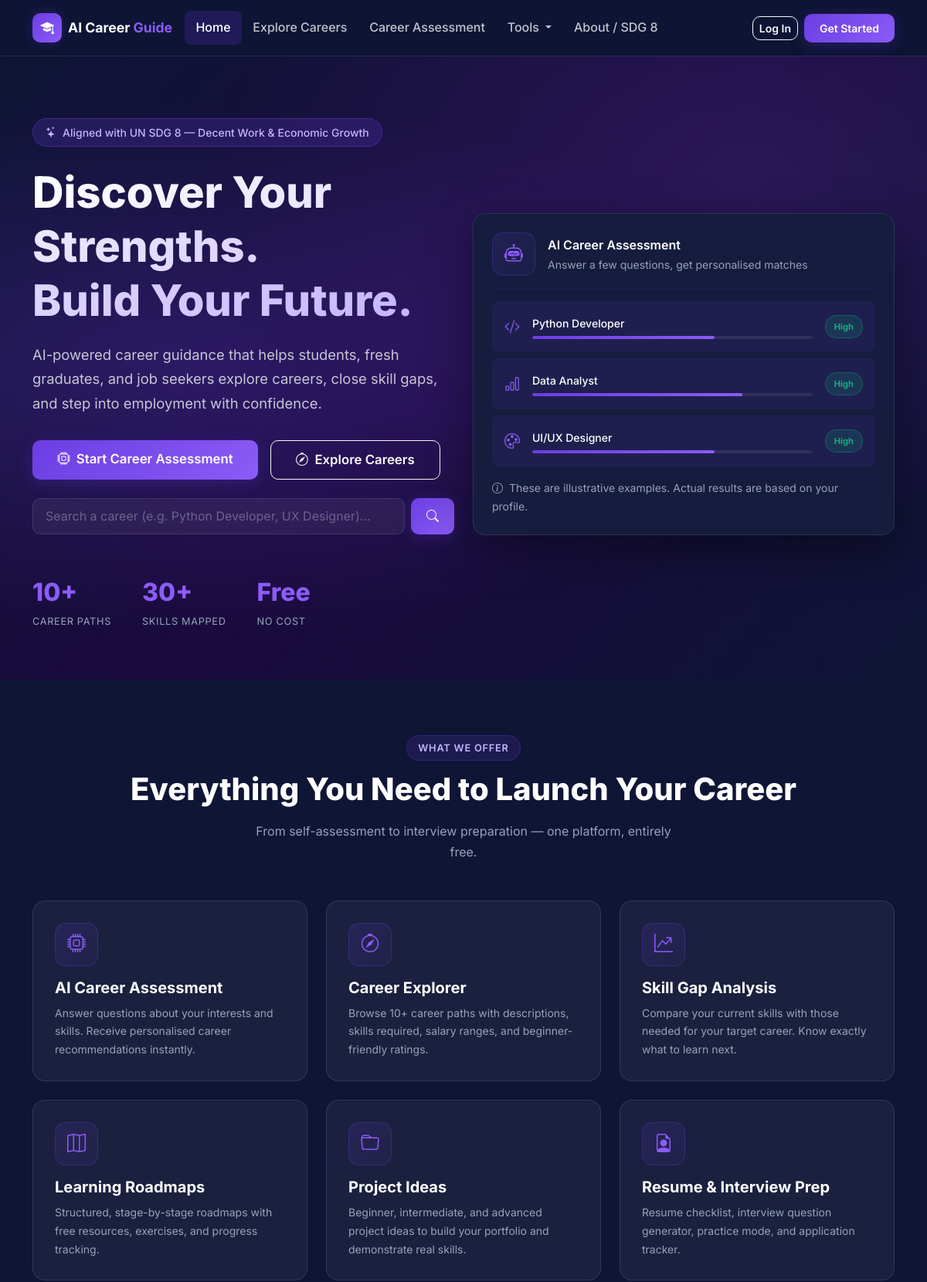
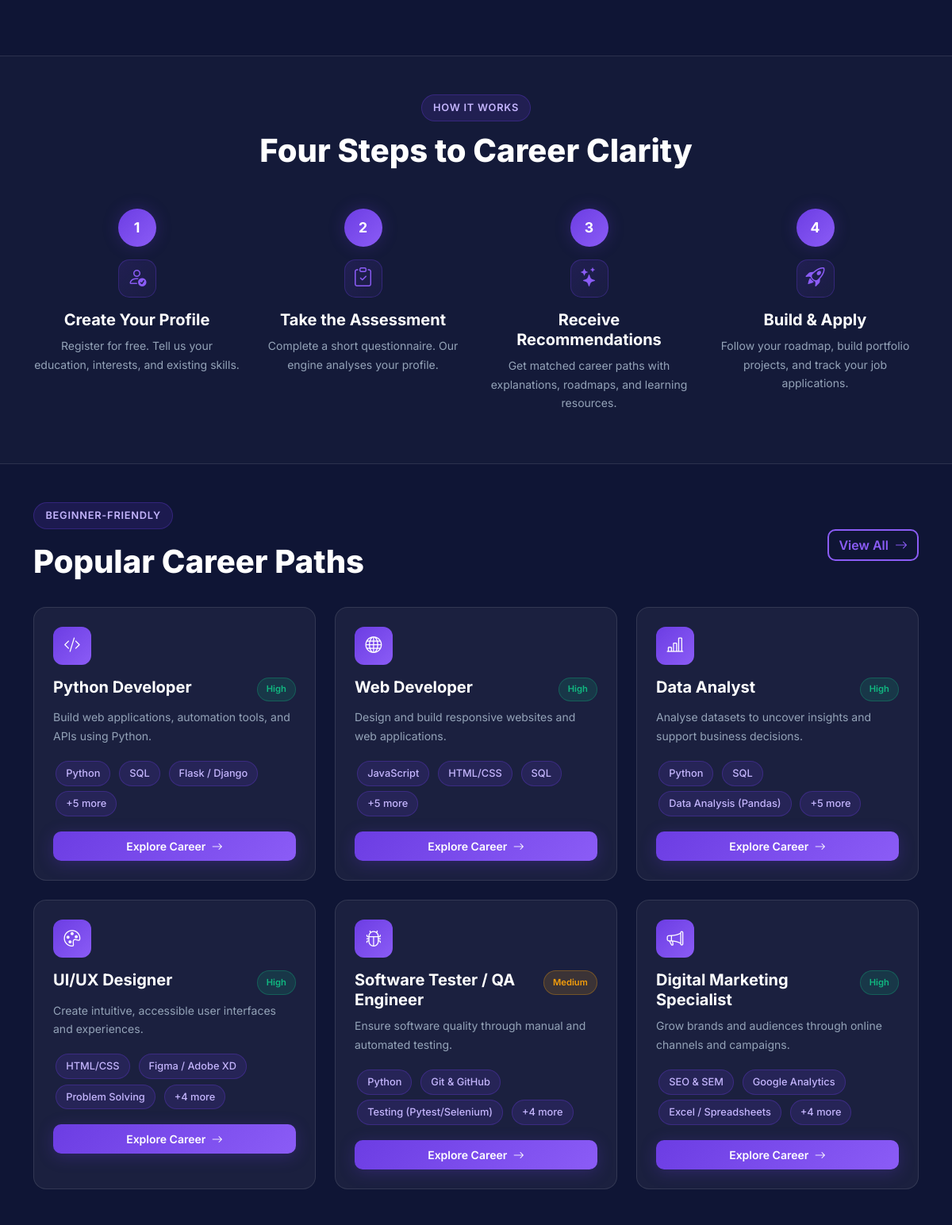
The page / (upper part) on the database its author committed (2 pictures, top to bottom).
### app/models.py (models this page shows, shortened)
class Career(db.Model):
    __tablename__ = "career"
    id = db.Column(db.Integer, primary_key=True)
    slug = db.Column(db.String(100), unique=True, nullable=False, index=True)
    title = db.Column(db.String(150), nullable=False)
    category = db.Column(db.String(100), nullable=False)
    description = db.Column(db.Text, nullable=False)
    short_description = db.Column(db.String(300))
    education_level = db.Column(db.String(80))
    avg_salary = db.Column(db.String(80))
    demand_level = db.Column(db.String(50))  # High / Medium / Low
    is_beginner_friendly = db.Column(db.Boolean, default=False)
    icon = db.Column(db.String(80))  # Bootstrap icon class
    entry_roles = db.Column(db.Text)   # JSON string list
    next_steps = db.Column(db.Text)    # JSON string list
    created_at = db.Column(db.DateTime, default=datetime.utcnow)
    skills = db.relationship("Skill", secondary=career_skill, backref="careers")
    roadmap = db.relationship("Roadmap", back_populates="career", uselist=False, cascade="all, delete-orphan")
    projects = db.relationship("Project", back_populates="career", cascade="all, delete-orphan")
    recommendations = db.relationship("Recommendation", back_populates="career", cascade="all, delete-orphan")

class Skill(db.Model):
    __tablename__ = "skill"
    id = db.Column(db.Integer, primary_key=True)
    name = db.Column(db.String(100), unique=True, nullable=False)
    category = db.Column(db.String(80))  # technical / soft
    description = db.Column(db.String(300))

### app/main/routes.py (the view)
@bp.route("/")
def index():
    featured = Career.query.filter_by(is_beginner_friendly=True).limit(6).all()
    all_careers = Career.query.limit(10).all()
    return render_template("main/index.html", featured=featured, all_careers=all_careers)

### app/main/routes.py (called while the page is built)
@bp.context_processor
def inject_now():
    return {"now": datetime.utcnow()}

### app/template_filters.py (called while the page is built)
def register_filters(app):
    @app.template_filter("from_json")
    def from_json_filter(value):
        if not value:
            return []
        try:
            return _json.loads(value)
        except (ValueError, TypeError):
            return []
    @app.template_global("enumerate")
    def jinja_enumerate(iterable, start=0):
        return enumerate(iterable, start=start)

### app/templates/main/index.html (shortened to what this page needs)
{% extends "base.html" %}
{% block content %}
<section class="hero-section">
  <div class="container">
    <div class="row align-items-center gy-5">
      <div class="col-lg-6">
        <div class="hero-badge fade-up">
          <i class="bi bi-stars"></i>
          Aligned with UN SDG 8 — Decent Work &amp; Economic Growth
        </div>
        <h1 class="hero-title fade-up fade-up-delay-1">
          <span class="display-gradient">Discover Your Strengths.<br />Build Your Future.</span>
        </h1>
        <p class="hero-subtitle fade-up fade-up-delay-2">
          AI-powered career guidance that helps students, fresh graduates, and job seekers
          explore careers, close skill gaps, and step into employment with confidence.
        </p>
        <div class="d-flex flex-wrap gap-3 fade-up fade-up-delay-3">
          <a href="{{ url_for('assessments.index') }}" class="btn btn-accent btn-lg">
            <i class="bi bi-cpu me-2"></i>Start Career Assessment
          </a>
          <a href="{{ url_for('careers.explore') }}" class="btn btn-outline-light btn-lg">
            <i class="bi bi-compass me-2"></i>Explore Careers
          </a>
        </div>
        <div class="mt-4 fade-up fade-up-delay-3">
          <form action="{{ url_for('careers.explore') }}" method="GET" class="d-flex gap-2">
            <input type="text" name="q" class="form-control"
                   placeholder="Search a career (e.g. Python Developer, UX Designer)…" />
            <button type="submit" class="btn btn-accent">
              <i class="bi bi-search"></i>
            </button>
          </form>
        </div>
        <div class="hero-stats fade-up fade-up-delay-3">
          <div>
            <div class="hero-stat-num">10+</div>
            <div class="hero-stat-label">Career Paths</div>
          </div>
          <div>
            <div class="hero-stat-num">30+</div>
            <div class="hero-stat-label">Skills Mapped</div>
          </div>
          <div>
            <div class="hero-stat-num">Free</div>
            <div class="hero-stat-label">No Cost</div>
          </div>
        </div>
      </div>
      <div class="col-lg-6 fade-up fade-up-delay-2">
        <div class="floating-card">
          <div class="d-flex align-items-center gap-3 mb-3">
            <div class="feature-icon mb-0">
              <i class="bi bi-robot"></i>
            </div>
            <div>
              <div class="fw-semibold">AI Career Assessment</div>
              <div class="small text-muted">Answer a few questions, get personalised matches</div>
            </div>
          </div>
          <hr style="border-color:var(--border);" />
          <div class="d-flex flex-column gap-2">
            {% set sample_careers = [
              ("Python Developer", "bi-code-slash", "High"),
              ("Data Analyst", "bi-bar-chart", "High"),
              ("UI/UX Designer", "bi-palette", "High"),
            ] %}
            {% for title, icon, demand in sample_careers %}
            <div class="d-flex align-items-center gap-3 p-3 rounded-3" style="background:rgba(108,61,227,.1);">
              <i class="bi {{ icon }} text-accent fs-5"></i>
              <div class="flex-grow-1">
                <div class="fw-medium small">{{ title }}</div>
                <div class="progress mt-1" style="height:4px;">
                  <div class="progress-bar" style="width:{{ [75,65,55] | random }}%;"></div>
                </div>
              </div>
              <span class="badge-demand badge-high">{{ demand }}</span>
            </div>
            {% endfor %}
          </div>
          <p class="small text-muted mt-3 mb-0">
            <i class="bi bi-info-circle me-1"></i>
            These are illustrative examples. Actual results are based on your profile.
          </p>
        </div>
      </div>
    </div>
  </div>
</section>
<section class="py-6 py-5">
  <div class="container py-4">
    <div class="text-center mb-5">
      <div class="section-badge">What We Offer</div>
      <h2 class="section-title">Everything You Need to Launch Your Career</h2>
      <p class="text-muted mt-3 mx-auto" style="max-width:560px;">
        From self-assessment to interview preparation — one platform, entirely free.
      </p>
    </div>
    <div class="row g-4">
      {% for icon, title, desc in features %}
      <div class="col-md-6 col-lg-4">
        <div class="glass-card h-100">
          <div class="feature-icon">
            <i class="bi {{ icon }}"></i>
          </div>
          <h5 class="fw-bold mb-2">{{ title }}</h5>
          <p class="text-muted small mb-0">{{ desc }}</p>
        </div>
      </div>
      {% endfor %}
    </div>
  </div>
</section>
<section style="background:rgba(255,255,255,.02);border-top:1px solid var(--border);border-bottom:1px solid var(--border);">
  <div class="container py-5">
    <div class="text-center mb-5">
      <div class="section-badge">How It Works</div>
      <h2 class="section-title">Four Steps to Career Clarity</h2>
    </div>
    <div class="row g-4 justify-content-center">
      {% set steps = [
        ("1", "bi-person-check", "Create Your Profile", "Register for free. Tell us your education, interests, and existing skills."),
        ("2", "bi-clipboard-check", "Take the Assessment", "Complete a short questionnaire. Our engine analyses your profile."),
        ("3", "bi-stars", "Receive Recommendations", "Get matched career paths with explanations, roadmaps, and learning resources."),
        ("4", "bi-rocket-takeoff", "Build & Apply", "Follow your roadmap, build portfolio projects, and track your job applications."),
      ] %}
      {% for num, icon, title, desc in steps %}
      <div class="col-sm-6 col-lg-3 text-center">
        <div class="step-number">{{ num }}</div>
        <div class="feature-icon mx-auto" style="width:48px;height:48px;">
          <i class="bi {{ icon }}"></i>
        </div>
        <h5 class="fw-bold mt-3 mb-2">{{ title }}</h5>
        <p class="text-muted small">{{ desc }}</p>
      </div>
      {% endfor %}
    </div>
  </div>
</section>
{% if featured %}
<section class="py-5">
  <div class="container">
    <div class="d-flex justify-content-between align-items-center mb-4">
      <div>
        <div class="section-badge">Beginner-Friendly</div>
        <h2 class="section-title mt-1">Popular Career Paths</h2>
      </div>
      <a href="{{ url_for('careers.explore') }}" class="btn btn-outline-accent">
        View All <i class="bi bi-arrow-right ms-1"></i>
      </a>
    </div>
    <div class="row g-4">
      {% for career in featured %}
      <div class="col-sm-6 col-lg-4">
        <div class="career-card">
          <div class="card-body">
            <div class="career-card-icon">
              <i class="bi {{ career.icon or 'bi-briefcase' }}"></i>
            </div>
            <div class="d-flex justify-content-between align-items-start mb-2">
              <h5 class="fw-bold mb-0">{{ career.title }}</h5>
              <span class="badge-demand badge-{{ career.demand_level | lower }}">{{ career.demand_level }}</span>
            </div>
            <p class="text-muted small mb-3">{{ career.short_description }}</p>
            <div class="mb-3">
              {% for skill in career.skills[:3] %}
              <span class="skill-tag">{{ skill.name }}</span>
              {% endfor %}
              {% if career.skills | length > 3 %}
              <span class="skill-tag">+{{ career.skills | length - 3 }} more</span>
              {% endif %}
            </div>
            <a href="{{ url_for('careers.detail', slug=career.slug) }}" class="btn btn-accent w-100 btn-sm">
              Explore Career <i class="bi bi-arrow-right ms-1"></i>
            </a>
          </div>
        </div>
      </div>
      {% endfor %}
    </div>
  </div>
</section>
{% endif %}
{% endblock %}

### rows shown on the page
Career: title "Python Developer", {{ [75,65,55] | random }} 65 (drawn), demand_level "High", short_description "Build web applications, automation tools, and APIs using Python.", skills|length "5"
Career: title "Data Analyst", {{ [75,65,55] | random }} 75 (drawn), demand_level "High", short_description "Analyse datasets to uncover insights and support business decisions.", skills|length "5"
Career: title "UI/UX Designer", {{ [75,65,55] | random }} 65 (drawn), demand_level "High", short_description "Create intuitive, accessible user interfaces and experiences.", skills|length "4"
Skill: name "Python"
Skill: name "SQL"
Skill: name "Flask / Django"
Career: title "Web Developer", demand_level "High", short_description "Design and build responsive websites and web applications.", skills|length "5"
Skill: name "JavaScript"
Skill: name "HTML/CSS"
Skill: name "Data Analysis (Pandas)"
Skill: name "Figma / Adobe XD"
Skill: name "Problem Solving"
Career: title "Software Tester / QA Engineer", demand_level "Medium", short_description "Ensure software quality through manual and automated testing.", skills|length "4"
Skill: name "Git & GitHub"
Skill: name "Testing (Pytest/Selenium)"
Career: title "Digital Marketing Specialist", demand_level "High", short_description "Grow brands and audiences through online channels and campaigns.", skills|length "4"
Skill: name "SEO & SEM"
Skill: name "Google Analytics"
Skill: name "Excel / Spreadsheets"

### other values the page prints
{{ title }} "AI Career Assessment" "Career Explorer" "Skill Gap Analysis" "Learning Roadmaps" "Project Ideas" "Resume & Interview Prep"
{{ desc }} "Answer questions about your interests and skills. Receive personalised career recommendations instantly." "Browse 10+ career paths with descriptions, skills required, salary ranges, and beginner-friendly ratings." "Compare your current skills with those needed for your target career. Know exactly what to learn next." "Structured, stage-by-stage roadmaps with free resources, exercises, and progress tracking." "Beginner, intermediate, and advanced project ideas to build your portfolio and demonstrate real skills." "Resume checklist, interview question generator, practice mode, and application tracker."
{{ num }} "1" "2" "3" "4"
{{ title }} "Create Your Profile" "Take the Assessment" "Receive Recommendations" "Build & Apply"
{{ desc }} "Register for free. Tell us your education, interests, and existing skills." "Complete a short questionnaire. Our engine analyses your profile." "Get matched career paths with explanations, roadmaps, and learning resources." "Follow your roadmap, build portfolio projects, and track your job applications."
